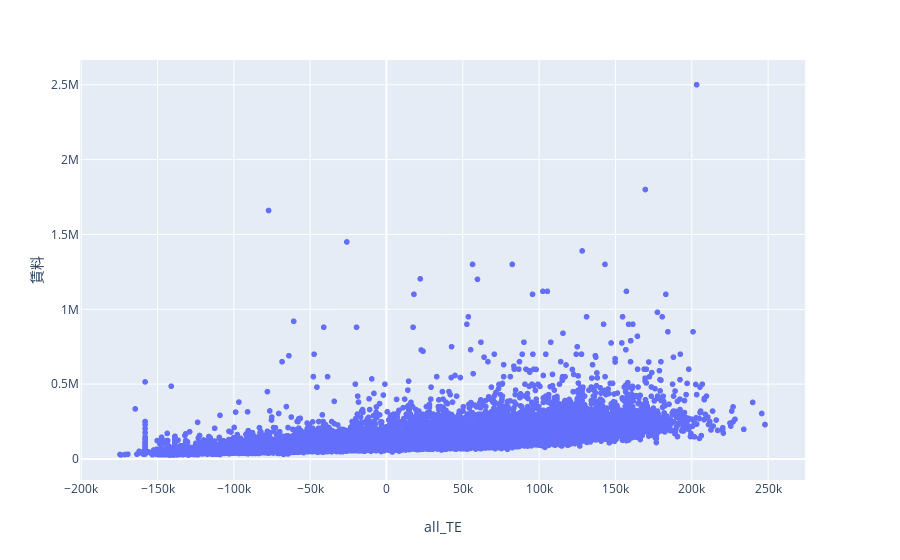

Source (notebook cell):
### Code cell
# train['bath_sum']=tr
# mini_train=train.head(5000)
fig = px.scatter(train, x="all_TE", y="賃料",text='id')
fig.show()

### Figure 1 — Plotly figure (JSON) as saved in the notebook; plotly's stock layout.template omitted (floating-point values rounded to 4 significant figures; data arrays with more than 128 entries replaced by an {"elided": "..."} marker saying what was removed)
{"data": [{"hoverlabel": {"namelength": 0}, "hovertemplate": "all_TE=%{x}<br>賃料=%{y}<br>id=%{text}", "legendgroup": "", "marker": {"color": "#636efa", "symbol": "circle"}, "mode": "markers+text", "name": "", "showlegend": false, "text": {"elided": "31470 int values"}, "type": "scattergl", "x": {"elided": "31470 float values"}, "xaxis": "x", "y": {"elided": "31470 int values"}, "yaxis": "y"}], "layout": {"autosize": true, "legend": {"tracegroupgap": 0}, "margin": {"t": 60}, "xaxis": {"anchor": "y", "autorange": true, "domain": [0, 0.98], "range": [-199800.0, 273400.0], "title": {"text": "all_TE"}, "type": "linear"}, "yaxis": {"anchor": "x", "autorange": true, "domain": [0, 1], "range": [-150500.0, 2675000.0], "title": {"text": "賃料"}, "type": "linear"}}}
